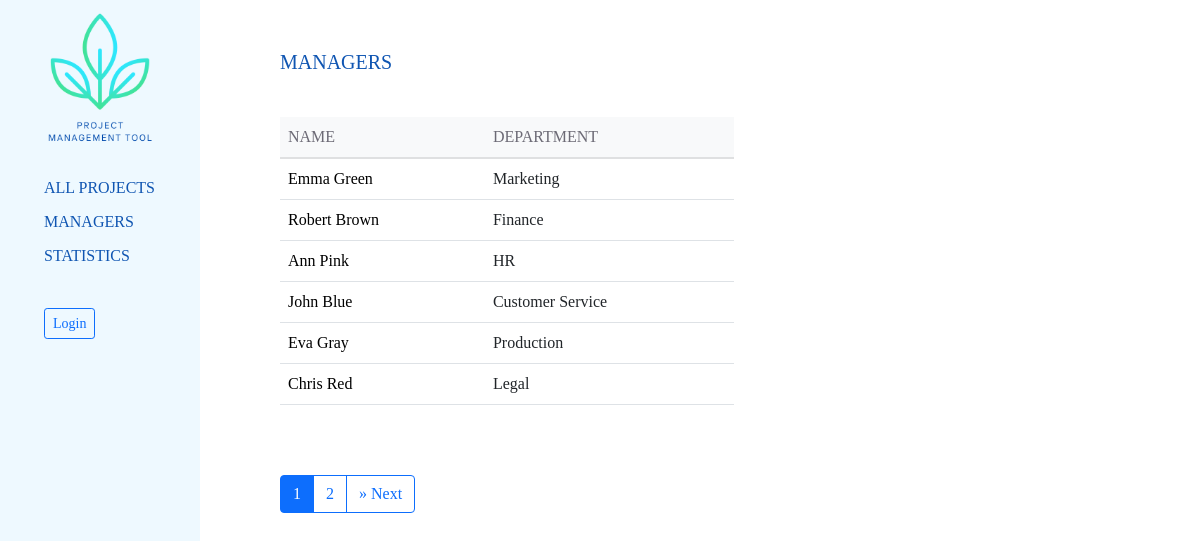
Page /managers/ on the committed database.
### projectmanagement_app/models.py (models this page shows, shortened)
class ProjectManager(models.Model):
    name = models.CharField(max_length=100)
    department = models.CharField(max_length=100)

### projectmanagement_app/views.py (the view)
# urls.py: path("managers/", views.ProjectManagerListView.as_view(), name="projectmanager-list"),
class ProjectManagerListView(ListView):
    model = ProjectManager
    paginate_by = 6

### projectmanagement_app/templates/projectmanagement_app/projectmanager_list.html (shortened to what this page needs)
{% extends "base.html" %}
{% block content %}
{% if projectmanager_list %}
<h4>MANAGERS</h4>
<table class="table table-hover" style="width:50%; margin-bottom:35px;">
  <thead class="table-light">
    <tr>
      <th scope="col">NAME</th>
      <th scope="col">DEPARTMENT</th>
    </tr>
  </thead>
  <tbody>
    {% for manager in projectmanager_list %}
    <tr>
      <td><a href="{% url "managers-projects" manager.id %}">{{ manager.name }}</a></td>
      <td>{{ manager.department }}</td>
    </tr>
    {% endfor %}
  </tbody>
</table>
{% else %}
  <p>There are no managers.</p>
{% endif %}
{% endblock %}

### projectmanagement_app/static/css/styles.css (style rules this page uses)
body { font-family: Calibri; }
h4 { color: #0F55B2; padding-bottom: 35px; font-size: 20px; }
thead { border-bottom-width: 2px; }
th { font-weight: normal; color: #6c6a75; }
td a { text-decoration: none; color: #000000; }
a { color: #0F55B2; }

### rows in the picture
ProjectManager: name "Emma Green", department "Marketing"
ProjectManager: name "Robert Brown", department "Finance"
ProjectManager: name "Ann Pink", department "HR"
ProjectManager: name "John Blue", department "Customer Service"
ProjectManager: name "Eva Gray", department "Production"
ProjectManager: name "Chris Red", department "Legal"

### other values in the picture
{{ page_number }} "1"
{{ page_number }} "2"
